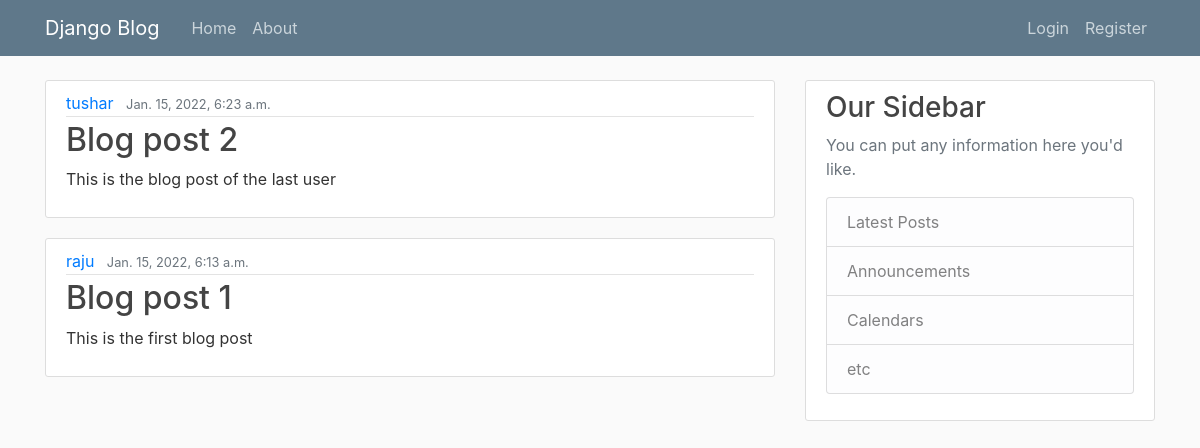
Before: / with the older database file.
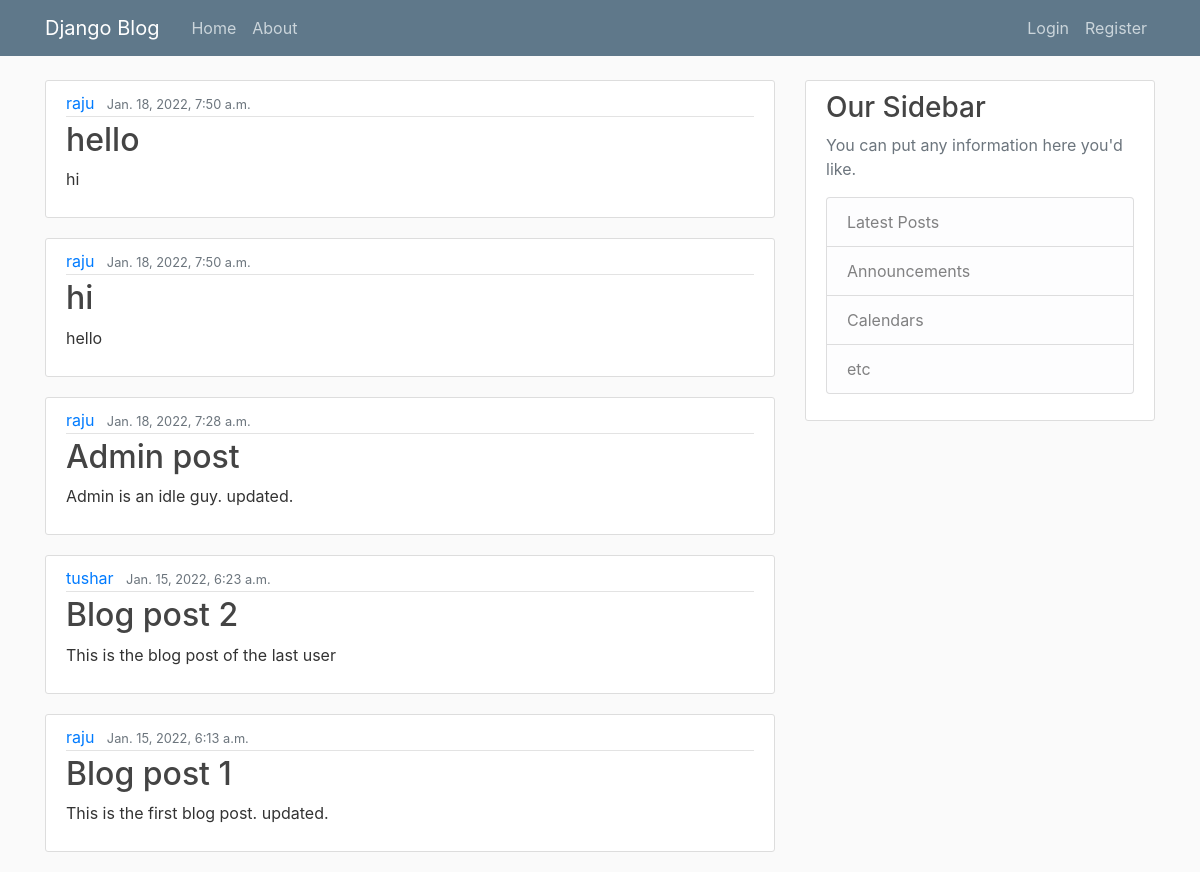
After: the same page with the newer database file.
### blog_app/models.py (models this page shows, shortened)
class Post(models.Model):
    title = models.CharField(max_length=100)
    content = models.TextField()
    date_posted = models.DateTimeField(default=timezone.now)
    author = models.ForeignKey(User, on_delete=models.CASCADE)

### blog_app/views.py (the view)
# urls.py: path('', PostListView.as_view(), name='blog-home'),
class PostListView(ListView):
    model = Post
    template_name = 'blog_app/home.html'  # <app>/<model>_<viewtype>.html
    context_object_name = 'posts'
    ordering = ['-date_posted']
    paginate_by = 5

### blog_app/templates/blog_app/home.html
{% extends "blog_app/base.html" %}
{% block content %}
    {% for post in posts %}
        <article class="media content-section">
          <div class="media-body">
            <div class="article-metadata">
              <a class="mr-2" href="#">{{ post.author }}</a>
              <small class="text-muted">{{ post.date_posted }}</small>
            </div>
            <h2><a class="article-title" href="#">{{ post.title }}</a></h2>
            <p class="article-content">{{ post.content }}</p>
          </div>
        </article>
    {% endfor %}
{% endblock content %}

### blog_app/templates/blog_app/base.html (shortened to what this page needs)
{% load static %}
<!DOCTYPE html>
<html>
<head>
    <link rel="stylesheet" href="https://maxcdn.bootstrapcdn.com/bootstrap/4.0.0/css/bootstrap.min.css">
    <link rel="stylesheet" type="text/css" href="{% static 'blog_app/main.css' %}">
</head>
<body>
    <header class="site-header">
      <nav class="navbar navbar-expand-md navbar-dark bg-steel fixed-top">
        <div class="container">
          <a class="navbar-brand mr-4" href="{% url 'blog-home' %}">Django Blog</a>
          <div class="collapse navbar-collapse" id="navbarToggle">
            <div class="navbar-nav mr-auto">
              <a class="nav-item nav-link" href="{% url 'blog-home' %}">Home</a>
              <a class="nav-item nav-link" href="{% url 'blog-about' %}">About</a>
            </div>
            <div class="navbar-nav">
              {% if user.is_authenticated %}
                <a class="nav-item nav-link" href="{% url 'post-create' %}">New Post</a>
                <a class="nav-item nav-link" href="{% url 'profile' %}">Profile</a>
                <a class="nav-item nav-link" href="{% url 'logout' %}">Logout</a>
              {% else %}
                <a class="nav-item nav-link" href="{% url 'login' %}">Login</a>
                <a class="nav-item nav-link" href="{% url 'register' %}">Register</a>
              {% endif %}
            </div>
          </div>
        </div>
      </nav>
    </header>
    <main role="main" class="container">
      <div class="row">
        <div class="col-md-8">
          {% block content %}{% endblock %}
        </div>
        <div class="col-md-4">
          <div class="content-section">
            <h3>Our Sidebar</h3>
            <p class='text-muted'>You can put any information here you'd like.
              <ul class="list-group">
                <li class="list-group-item list-group-item-light">Latest Posts</li>
                <li class="list-group-item list-group-item-light">Announcements</li>
                <li class="list-group-item list-group-item-light">Calendars</li>
                <li class="list-group-item list-group-item-light">etc</li>
              </ul>
            </p>
          </div>
        </div>
      </div>
    </main>
</body>
</html>

### blog_app/static/blog_app/main.css (style rules this page uses)
body { background: #fafafa; color: #333333; margin-top: 5rem; }
h1, h2, h3, h4, h5, h6 { color: #444444; }
ul { margin: 0; }
.bg-steel { background-color: #5f788a; }
.site-header .navbar-nav .nav-link { color: #cbd5db; }
.content-section { background: #ffffff; padding: 10px 20px; border: 1px solid #dddddd; border-radius: 3px; margin-bottom: 20px; }
.article-title { color: #444444; }
.article-content { white-space: pre-line; }
.article-metadata { padding-bottom: 1px; margin-bottom: 4px; border-bottom: 1px solid #e3e3e3 }

Changed rows visible on the page:
added Post: author "raju", date_posted "Jan. 18, 2022, 7:50 a.m.", title "hello", content "hi"
added Post: author "raju", date_posted "Jan. 18, 2022, 7:50 a.m.", title "hi", content "hello"
added Post: author "raju", date_posted "Jan. 18, 2022, 7:28 a.m.", title "Admin post", content "Admin is an idle guy. updated."
changed Post "Blog post 1": content "This is the first blog post" → "This is the first blog post. updated."
